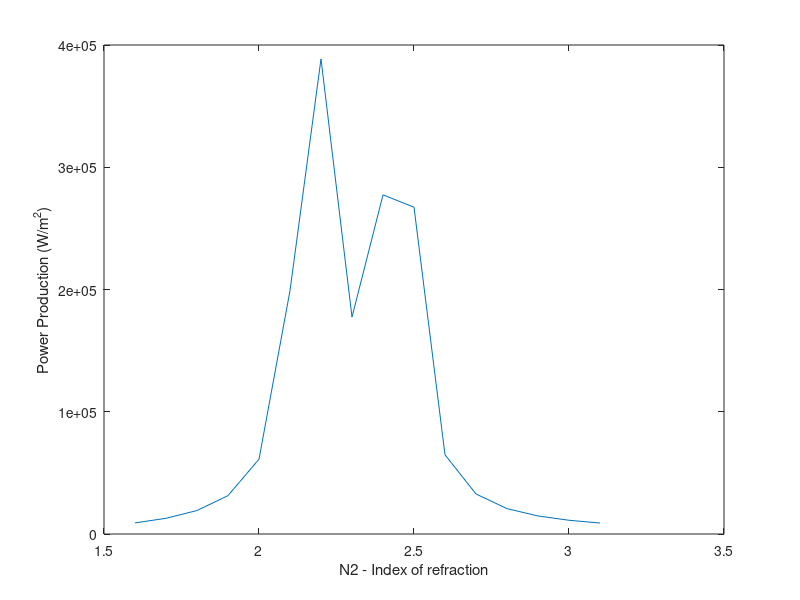

This figure's MATLAB source:
% Three layer

PI = 3.1415926;
ReflArr = [];       % Array to contain extracted reflectivity values 
TransmArr = [];     % Array to contain extracted transmissivity values
IrradArr = [];      % Array to contain irradiance values
PowerArr = [];
PowerSum = 0;
PowerSumArr = [];
N2ValArr = [];

HighestPower = 0;
BestN2 = 0;

% Set material parameters 
    % Indicies
    N0 = 1;         % air
    N1 = 1.4;       % layer 1
    N2 = 1.5;      % layer 2
    N3 = 3.15;      % layer 3
    N4 = 3.5;       % solar cell

    %N2ValArr = [N2ValArr N2];
    while(N2 <= 3.1)
        % Reflective Coefficient
        R01 = (N0-N1)/(N0+N1);
        R12 = (N1-N2)/(N1+N2);
        R23 = (N2-N3)/(N2+N3); 
        R34 = (N3-N4)/(N3+N4);
        % Transmission Coefficient
        T01 = (2*N0)/(N0+N1);
        T12 = (2*N1)/(N1+N2);
        T23 = (2*N2)/(N2+N3);
        T34 = (2*N3)/(N3+N4);

        % Dynamical Matrix
        Q01 = (1/T01)*[1 R01; R01 1];
        Q12 = (1/T12)*[1 R12; R12 1];
        Q23 = (1/T23)*[1 R23; R23 1];
        Q34 = (1/T34)*[1 R34; R34 1];

    % Set Design Parameters
        % Center wavelength
        Wc = 650;

        % Layer thickness

    % Calculate Transfer matrix

        for W = 200:2200        % Wavelength range from 400 to 1400 nm
            Delta = (PI*Wc)/(2*W);

            % Propagation Matrix
            P1 = [exp(j*Delta) 0; 0 exp(-j*Delta)];
            P2 = P1;            % same delta
            P3 = P1;

            % Transfer Matrix
            T = Q01*(P1*Q12*P2*Q23*P3*Q34);

            % Extract Reflectivity
                R = T(2,1)/T(1,1);      % Reflectiive coeficient from transfer matrix
                Refl = (abs(R))^2;

                % Record reflectivity value
                ReflArr = [ReflArr Refl];

            % Extract Transmissivity
                taow = (1/T(1,2));      % transmission coefficient via transfer matrix
                Transm = ((abs(taow))^2)*(N3/N0);

                % Record transmissivity value
                TransmArr = [TransmArr Transm];

            % Compute Irradiance value   
                Irrad = (6.16*10^15)/((W^5)*(exp(2484/W)-1));
                IrradArr = [ IrradArr Irrad];

            % Compute Power
                Power = Irrad*Transm;
                PowerArr = [PowerArr Power];

                PowerSum = PowerSum + Power;
        end;
        
        if PowerSum > HighestPower
            HighestPower = PowerSum;
            BestN2 = N2;
        end;
        
        N2 = N2 + 0.1;
        N2ValArr = [N2ValArr N2];
        
        PowerSumArr = [PowerSumArr PowerSum];
        
        ReflArr = [];       % Array to contain extracted reflectivity values 
        TransmArr = [];     % Array to contain extracted transmissivity values
        IrradArr = [];      % Array to contain irradiance values
        PowerArr = [];
        PowerSum = 0;
   end;
   % Plot reflectivity against wavelength:
   wavelength = 200:1:2200;
   plot(N2ValArr, PowerSumArr);
   xlabel('N2 - Index of refraction')
   ylabel('Power Production (W/m^2)')
   
   HighestPower
   BestN2
   
   